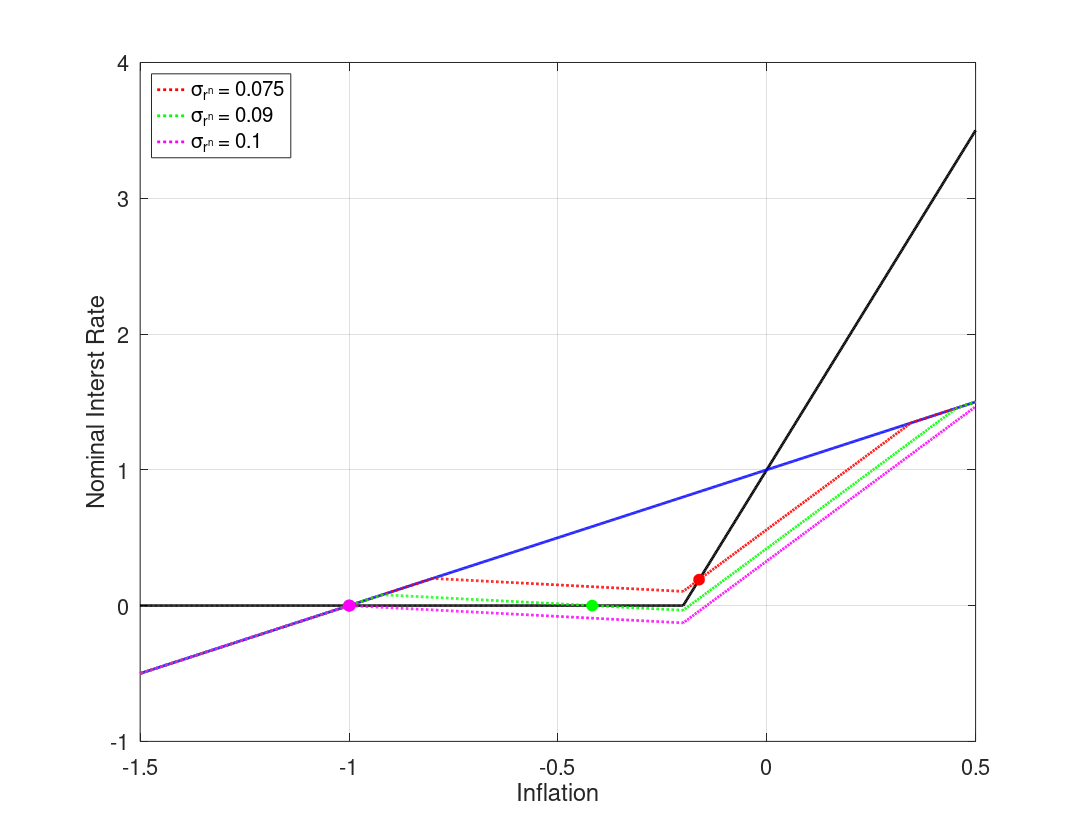

This figure's MATLAB source:
%--------------------------------------------------------------------------
% File Name: RAFR_cSHOCK_cPHIpi_5.m
% Author: Philip Coyle
% Date Created: 01/07/2019
% cd /mq/philipprojects/RA_Work/Taisuke_Nakata/Zero_Lower_Bound/DeflationaryRegime/RSSInflation/Codes/3state_iid_shock
% RAFR_cSHOCK_cPHIpi_5
%--------------------------------------------------------------------------

clear all
close all
clc

%% Model Calibration
cBET = 1/1.0025;
cSIGMA = 1;
cKAPPA = 0.02;
cPHIpi = 5;
cRstar = 1/400;
cSHOCK_grid = [0.075, 0.09 0.1];
p_m = 0.5; %Probability of being in the middle state 

%% Housekeeping
% Set Grid Intervals
pi_m_low = -1.5/400;
pi_m_high = 0.5/400;
numgrid = 1001;
pi_m = linspace(pi_m_low,pi_m_high, numgrid)';

% Allocate Space
inx_ub = zeros(length(cSHOCK_grid),1);
pi_ub_zlb = zeros(length(cSHOCK_grid),1);
inx_lb = zeros(length(cSHOCK_grid),1);
pi_lb_zlb = zeros(length(cSHOCK_grid),1);
rafr = zeros(numgrid,length(cSHOCK_grid));


% Find max inflation that leads to ZLB binding
bound = -cRstar/cPHIpi;

inx_m = find(min(abs(pi_m - bound)) == abs(pi_m - bound));
% Find pi_m point where middle state interst rate binds
pi_m_zlb = pi_m(inx_m);

% Taylor Rule
tr = max(0,cRstar + cPHIpi*pi_m);

% 'Riskless' Fisher Relation
fr = pi_m + cRstar;

for j = 1:length(cSHOCK_grid)
    cSHOCK = cSHOCK_grid(j);
    %% Policy Functions from below (Assume middle state interst rate binds)
    % Low  High state inflation & expected inflation (as functions of middle state inflation)
    pi_l_b = pi_m - cKAPPA*cSIGMA*cSHOCK;
    pi_h_b = (pi_m - cKAPPA*cSIGMA*(cRstar - cSHOCK))/(1+cKAPPA*cSIGMA*cPHIpi);
    exp_pi_b = (1-p_m)/2*pi_l_b + p_m*pi_m + (1-p_m)/2*pi_h_b;

    % Low Middle and High state output & expected output (as functions of middle state inflation)
    y_m_b = (pi_m - cBET*exp_pi_b)/cKAPPA;
    y_l_b = y_m_b - cSIGMA*cSHOCK;
    y_h_b = y_m_b - cSIGMA*(cRstar + cPHIpi*pi_h_b - cSHOCK);
    exp_y_b = (1-p_m)/2*y_l_b + p_m*y_m_b + (1-p_m)/2*y_h_b;

    % Find pi_m point where high state interst rate binds
    inx_lb(j) = find(min(abs(pi_h_b - bound)) == abs(pi_h_b - bound));
    pi_lb_zlb(j) = pi_m(inx_lb(j));

    %% Policy Functions from above (Assume middle state interst rate does not bind)
    % Low  High state inflation & expected inflation (as functions of middle state inflation)
    pi_l_a = pi_m*(1+cKAPPA*cSIGMA*cPHIpi) + cKAPPA*cSIGMA*(cRstar - cSHOCK);
    pi_h_a = pi_m + (cKAPPA*cSIGMA*cSHOCK)/(1+cKAPPA*cSIGMA*cPHIpi);
    exp_pi_a = (1-p_m)/2*pi_l_a + p_m*pi_m + (1-p_m)/2*pi_h_a;

    % Low Middle and High state output & expected output (as functions of middle state inflation)
    y_m_a = (pi_m - cBET*exp_pi_a)/cKAPPA;
    y_l_a = y_m_a + cSIGMA*(cPHIpi*pi_m + cRstar - cSHOCK);
    y_h_a = y_m_a + cSIGMA*(cPHIpi*(pi_m - pi_h_a) + cSHOCK);
    exp_y_a = (1-p_m)/2*y_l_a + p_m*y_m_a + (1-p_m)/2*y_h_a;

    % Find pi_m point where low state interst rate binds
    inx_ub(j) = find(min(abs(pi_l_a - bound)) == abs(pi_l_a - bound));
    pi_ub_zlb(j) = pi_m(inx_ub(j));

    %% Define Risk Adjusted Fisher Relationship   
    for i = 1:numgrid
        if pi_m(i) < pi_lb_zlb(j) || pi_m(i) > pi_ub_zlb(j)
            rafr(i,j) = pi_m(i) + cRstar;
        elseif pi_m(i) <= pi_m_zlb
            rafr(i,j) = cRstar + pi_m(i) + (exp_pi_b(i) - pi_m(i)) + 1/cSIGMA*(exp_y_b(i) - y_m_b(i));
        elseif pi_m(i) <= pi_ub_zlb(j)
            rafr(i,j) = cRstar + pi_m(i) + (exp_pi_a(i) - pi_m(i)) + 1/cSIGMA*(exp_y_a(i) - y_m_a(i));
        end
    end
end
        
%% Plotting
colors = {'r','g','m'};

fig(1) = figure(1);
grid on
box on
hold on
plot(400*pi_m, 400*tr,'Color','k','LineWidth',2);
plot(400*pi_m, 400*fr,'Color','b','LineWidth',2);
for j = 1:length(cSHOCK_grid)
    [~,inx] = sort(abs(tr - rafr(:,j)));
    RSS = inx(1:2);    
    h(j) = plot(400*pi_m, 400*rafr(:,j),'Color',colors{j},'LineStyle',':','LineWidth',2);
    p1 = plot(400*pi_m(RSS(1)),400*rafr(RSS(1),j));
    p2 = plot(400*pi_m(RSS(2)),400*rafr(RSS(2),j));
    set([p1 p2],'Marker','o','MarkerEdgeColor',colors{j},'MarkerFaceColor',colors{j},'MarkerSize',8)
end

xlabel('Inflation','FontSize',16)
ylabel('Nominal Interst Rate','FontSize',16)
set(gca,'FontSize',16)
L = legend([h(1) h(2) h(3)],'\sigma_{r^n} = 0.075','\sigma_{r^n} = 0.09','\sigma_{r^n} = 0.1');
set(L,'Location','NorthWest','Fontsize',15)

set(fig(1),'PaperOrientation','Landscape');
set(fig(1),'PaperPosition',[0 0 11 8.5]);
print(fig(1),'-depsc','RAFR_cPHIpi_5.eps');

